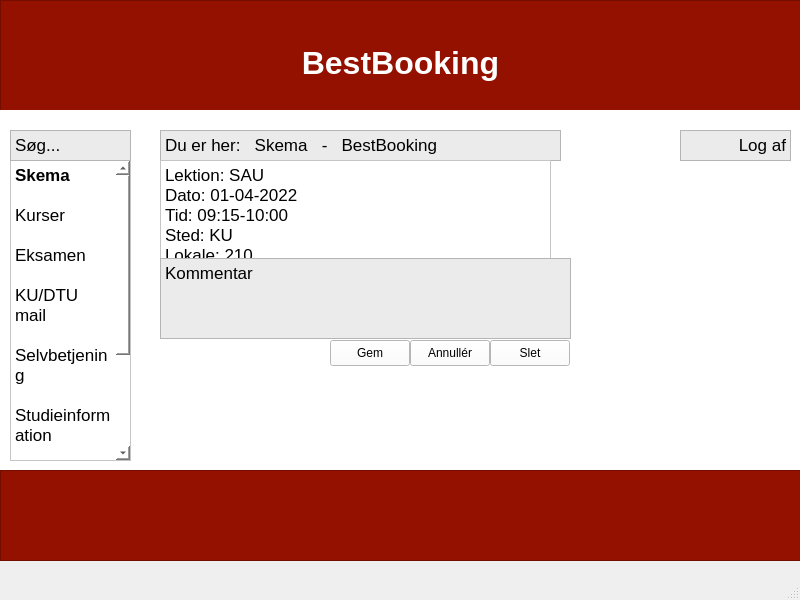
<?xml version="1.0" encoding="UTF-8"?>
<ui version="4.0">
 <class>Window5</class>
 <widget class="QMainWindow" name="Window5">
  <property name="geometry">
   <rect>
    <x>0</x>
    <y>0</y>
    <width>800</width>
    <height>600</height>
   </rect>
  </property>
  <property name="windowTitle">
   <string>MainWindow</string>
  </property>
  <widget class="QWidget" name="centralwidget">
   <widget class="QTextEdit" name="textEdit">
    <property name="geometry">
     <rect>
      <x>0</x>
      <y>0</y>
      <width>801</width>
      <height>111</height>
     </rect>
    </property>
    <property name="styleSheet">
     <string notr="true">background-color: rgb(148, 17, 0);</string>
    </property>
    <property name="html">
     <string>&lt;!DOCTYPE HTML PUBLIC &quot;-//W3C//DTD HTML 4.0//EN&quot; &quot;http://www.w3.org/TR/REC-html40/strict.dtd&quot;&gt;
&lt;html&gt;&lt;head&gt;&lt;meta name=&quot;qrichtext&quot; content=&quot;1&quot; /&gt;&lt;meta charset=&quot;utf-8&quot; /&gt;&lt;style type=&quot;text/css&quot;&gt;
p, li { white-space: pre-wrap; }
&lt;/style&gt;&lt;/head&gt;&lt;body style=&quot; font-family:'.AppleSystemUIFont'; font-size:13pt; font-weight:400; font-style:normal;&quot;&gt;
&lt;p align=&quot;center&quot; style=&quot;-qt-paragraph-type:empty; margin-top:0px; margin-bottom:0px; margin-left:0px; margin-right:0px; -qt-block-indent:0; text-indent:0px;&quot;&gt;&lt;br /&gt;&lt;/p&gt;
&lt;p align=&quot;center&quot; style=&quot;-qt-paragraph-type:empty; margin-top:0px; margin-bottom:0px; margin-left:0px; margin-right:0px; -qt-block-indent:0; text-indent:0px;&quot;&gt;&lt;br /&gt;&lt;/p&gt;
&lt;p align=&quot;center&quot; style=&quot; margin-top:0px; margin-bottom:0px; margin-left:0px; margin-right:0px; -qt-block-indent:0; text-indent:0px;&quot;&gt;&lt;span style=&quot; font-size:24pt; font-weight:700; color:#ffffff;&quot;&gt;BestBooking&lt;/span&gt;&lt;/p&gt;&lt;/body&gt;&lt;/html&gt;</string>
    </property>
   </widget>
   <widget class="QWidget" name="vindue5" native="true">
    <property name="geometry">
     <rect>
      <x>0</x>
      <y>110</y>
      <width>801</width>
      <height>361</height>
     </rect>
    </property>
    <property name="styleSheet">
     <string notr="true">background-color: rgb(255, 255, 255);</string>
    </property>
    <widget class="QTextEdit" name="textEdit_7">
     <property name="geometry">
      <rect>
       <x>10</x>
       <y>50</y>
       <width>121</width>
       <height>301</height>
      </rect>
     </property>
     <property name="html">
      <string>&lt;!DOCTYPE HTML PUBLIC &quot;-//W3C//DTD HTML 4.0//EN&quot; &quot;http://www.w3.org/TR/REC-html40/strict.dtd&quot;&gt;
&lt;html&gt;&lt;head&gt;&lt;meta name=&quot;qrichtext&quot; content=&quot;1&quot; /&gt;&lt;meta charset=&quot;utf-8&quot; /&gt;&lt;style type=&quot;text/css&quot;&gt;
p, li { white-space: pre-wrap; }
&lt;/style&gt;&lt;/head&gt;&lt;body style=&quot; font-family:'.AppleSystemUIFont'; font-size:13pt; font-weight:400; font-style:normal;&quot;&gt;
&lt;p style=&quot; margin-top:0px; margin-bottom:0px; margin-left:0px; margin-right:0px; -qt-block-indent:0; text-indent:0px;&quot;&gt;&lt;span style=&quot; font-weight:700;&quot;&gt;Skema&lt;/span&gt;&lt;/p&gt;
&lt;p style=&quot;-qt-paragraph-type:empty; margin-top:0px; margin-bottom:0px; margin-left:0px; margin-right:0px; -qt-block-indent:0; text-indent:0px;&quot;&gt;&lt;br /&gt;&lt;/p&gt;
&lt;p style=&quot; margin-top:0px; margin-bottom:0px; margin-left:0px; margin-right:0px; -qt-block-indent:0; text-indent:0px;&quot;&gt;Kurser&lt;/p&gt;
&lt;p style=&quot;-qt-paragraph-type:empty; margin-top:0px; margin-bottom:0px; margin-left:0px; margin-right:0px; -qt-block-indent:0; text-indent:0px;&quot;&gt;&lt;br /&gt;&lt;/p&gt;
&lt;p style=&quot; margin-top:0px; margin-bottom:0px; margin-left:0px; margin-right:0px; -qt-block-indent:0; text-indent:0px;&quot;&gt;Eksamen&lt;/p&gt;
&lt;p style=&quot;-qt-paragraph-type:empty; margin-top:0px; margin-bottom:0px; margin-left:0px; margin-right:0px; -qt-block-indent:0; text-indent:0px;&quot;&gt;&lt;br /&gt;&lt;/p&gt;
&lt;p style=&quot; margin-top:0px; margin-bottom:0px; margin-left:0px; margin-right:0px; -qt-block-indent:0; text-indent:0px;&quot;&gt;KU/DTU mail&lt;/p&gt;
&lt;p style=&quot;-qt-paragraph-type:empty; margin-top:0px; margin-bottom:0px; margin-left:0px; margin-right:0px; -qt-block-indent:0; text-indent:0px;&quot;&gt;&lt;br /&gt;&lt;/p&gt;
&lt;p style=&quot; margin-top:0px; margin-bottom:0px; margin-left:0px; margin-right:0px; -qt-block-indent:0; text-indent:0px;&quot;&gt;Selvbetjening&lt;/p&gt;
&lt;p style=&quot;-qt-paragraph-type:empty; margin-top:0px; margin-bottom:0px; margin-left:0px; margin-right:0px; -qt-block-indent:0; text-indent:0px;&quot;&gt;&lt;br /&gt;&lt;/p&gt;
&lt;p style=&quot; margin-top:0px; margin-bottom:0px; margin-left:0px; margin-right:0px; -qt-block-indent:0; text-indent:0px;&quot;&gt;Studieinformation&lt;/p&gt;
&lt;p style=&quot;-qt-paragraph-type:empty; margin-top:0px; margin-bottom:0px; margin-left:0px; margin-right:0px; -qt-block-indent:0; text-indent:0px;&quot;&gt;&lt;br /&gt;&lt;/p&gt;
&lt;p style=&quot; margin-top:0px; margin-bottom:0px; margin-left:0px; margin-right:0px; -qt-block-indent:0; text-indent:0px;&quot;&gt;Hjælp&lt;/p&gt;
&lt;p style=&quot;-qt-paragraph-type:empty; margin-top:0px; margin-bottom:0px; margin-left:0px; margin-right:0px; -qt-block-indent:0; text-indent:0px;&quot;&gt;&lt;br /&gt;&lt;/p&gt;
&lt;p style=&quot; margin-top:0px; margin-bottom:0px; margin-left:0px; margin-right:0px; -qt-block-indent:0; text-indent:0px;&quot;&gt;Om KU&lt;/p&gt;
&lt;p style=&quot;-qt-paragraph-type:empty; margin-top:0px; margin-bottom:0px; margin-left:0px; margin-right:0px; -qt-block-indent:0; text-indent:0px;&quot;&gt;&lt;br /&gt;&lt;/p&gt;
&lt;p style=&quot; margin-top:0px; margin-bottom:0px; margin-left:0px; margin-right:0px; -qt-block-indent:0; text-indent:0px;&quot;&gt;Om DTU&lt;/p&gt;
&lt;p style=&quot;-qt-paragraph-type:empty; margin-top:0px; margin-bottom:0px; margin-left:0px; margin-right:0px; -qt-block-indent:0; text-indent:0px;&quot;&gt;&lt;br /&gt;&lt;/p&gt;
&lt;p style=&quot; margin-top:0px; margin-bottom:0px; margin-left:0px; margin-right:0px; -qt-block-indent:0; text-indent:0px;&quot;&gt;Nyhedsrum&lt;/p&gt;&lt;/body&gt;&lt;/html&gt;</string>
     </property>
    </widget>
    <widget class="QTextEdit" name="textEdit_8">
     <property name="geometry">
      <rect>
       <x>10</x>
       <y>20</y>
       <width>121</width>
       <height>31</height>
      </rect>
     </property>
     <property name="styleSheet">
      <string notr="true">background-color: rgb(235, 235, 235);</string>
     </property>
     <property name="html">
      <string>&lt;!DOCTYPE HTML PUBLIC &quot;-//W3C//DTD HTML 4.0//EN&quot; &quot;http://www.w3.org/TR/REC-html40/strict.dtd&quot;&gt;
&lt;html&gt;&lt;head&gt;&lt;meta name=&quot;qrichtext&quot; content=&quot;1&quot; /&gt;&lt;meta charset=&quot;utf-8&quot; /&gt;&lt;style type=&quot;text/css&quot;&gt;
p, li { white-space: pre-wrap; }
&lt;/style&gt;&lt;/head&gt;&lt;body style=&quot; font-family:'.AppleSystemUIFont'; font-size:13pt; font-weight:400; font-style:normal;&quot;&gt;
&lt;p style=&quot; margin-top:0px; margin-bottom:0px; margin-left:0px; margin-right:0px; -qt-block-indent:0; text-indent:0px;&quot;&gt;Søg...&lt;/p&gt;&lt;/body&gt;&lt;/html&gt;</string>
     </property>
    </widget>
    <widget class="QTextEdit" name="textEdit_10">
     <property name="geometry">
      <rect>
       <x>160</x>
       <y>20</y>
       <width>401</width>
       <height>31</height>
      </rect>
     </property>
     <property name="styleSheet">
      <string notr="true">background-color: rgb(235, 235, 235);</string>
     </property>
     <property name="html">
      <string>&lt;!DOCTYPE HTML PUBLIC &quot;-//W3C//DTD HTML 4.0//EN&quot; &quot;http://www.w3.org/TR/REC-html40/strict.dtd&quot;&gt;
&lt;html&gt;&lt;head&gt;&lt;meta name=&quot;qrichtext&quot; content=&quot;1&quot; /&gt;&lt;meta charset=&quot;utf-8&quot; /&gt;&lt;style type=&quot;text/css&quot;&gt;
p, li { white-space: pre-wrap; }
&lt;/style&gt;&lt;/head&gt;&lt;body style=&quot; font-family:'.AppleSystemUIFont'; font-size:13pt; font-weight:400; font-style:normal;&quot;&gt;
&lt;p style=&quot; margin-top:0px; margin-bottom:0px; margin-left:0px; margin-right:0px; -qt-block-indent:0; text-indent:0px;&quot;&gt;Du er her:   Skema   -   BestBooking&lt;/p&gt;&lt;/body&gt;&lt;/html&gt;</string>
     </property>
    </widget>
    <widget class="QTextEdit" name="textEdit_4">
     <property name="geometry">
      <rect>
       <x>680</x>
       <y>20</y>
       <width>111</width>
       <height>31</height>
      </rect>
     </property>
     <property name="styleSheet">
      <string notr="true">background-color: rgb(235, 235, 235);</string>
     </property>
     <property name="html">
      <string>&lt;!DOCTYPE HTML PUBLIC &quot;-//W3C//DTD HTML 4.0//EN&quot; &quot;http://www.w3.org/TR/REC-html40/strict.dtd&quot;&gt;
&lt;html&gt;&lt;head&gt;&lt;meta name=&quot;qrichtext&quot; content=&quot;1&quot; /&gt;&lt;meta charset=&quot;utf-8&quot; /&gt;&lt;style type=&quot;text/css&quot;&gt;
p, li { white-space: pre-wrap; }
&lt;/style&gt;&lt;/head&gt;&lt;body style=&quot; font-family:'.AppleSystemUIFont'; font-size:13pt; font-weight:400; font-style:normal;&quot;&gt;
&lt;p align=&quot;justify&quot; dir='rtl' style=&quot; margin-top:0px; margin-bottom:0px; margin-left:0px; margin-right:0px; -qt-block-indent:0; text-indent:0px;&quot;&gt;&lt;span style=&quot; color:#000000;&quot;&gt;Log af&lt;/span&gt;&lt;/p&gt;&lt;/body&gt;&lt;/html&gt;</string>
     </property>
    </widget>
    <widget class="QPushButton" name="pushButton">
     <property name="geometry">
      <rect>
       <x>410</x>
       <y>230</y>
       <width>80</width>
       <height>26</height>
      </rect>
     </property>
     <property name="text">
      <string>Annullér</string>
     </property>
    </widget>
    <widget class="QPushButton" name="pushButton_2">
     <property name="geometry">
      <rect>
       <x>490</x>
       <y>230</y>
       <width>80</width>
       <height>26</height>
      </rect>
     </property>
     <property name="styleSheet">
      <string notr="true"/>
     </property>
     <property name="text">
      <string>Slet</string>
     </property>
    </widget>
    <widget class="QPushButton" name="pushButton_3">
     <property name="geometry">
      <rect>
       <x>330</x>
       <y>230</y>
       <width>80</width>
       <height>26</height>
      </rect>
     </property>
     <property name="text">
      <string>Gem</string>
     </property>
    </widget>
    <widget class="QTextEdit" name="textEdit_3">
     <property name="geometry">
      <rect>
       <x>160</x>
       <y>50</y>
       <width>391</width>
       <height>171</height>
      </rect>
     </property>
     <property name="html">
      <string>&lt;!DOCTYPE HTML PUBLIC &quot;-//W3C//DTD HTML 4.0//EN&quot; &quot;http://www.w3.org/TR/REC-html40/strict.dtd&quot;&gt;
&lt;html&gt;&lt;head&gt;&lt;meta name=&quot;qrichtext&quot; content=&quot;1&quot; /&gt;&lt;meta charset=&quot;utf-8&quot; /&gt;&lt;style type=&quot;text/css&quot;&gt;
p, li { white-space: pre-wrap; }
&lt;/style&gt;&lt;/head&gt;&lt;body style=&quot; font-family:'.AppleSystemUIFont'; font-size:13pt; font-weight:400; font-style:normal;&quot;&gt;
&lt;p style=&quot; margin-top:0px; margin-bottom:0px; margin-left:0px; margin-right:0px; -qt-block-indent:0; text-indent:0px;&quot;&gt;Lektion: SAU&lt;/p&gt;
&lt;p style=&quot; margin-top:0px; margin-bottom:0px; margin-left:0px; margin-right:0px; -qt-block-indent:0; text-indent:0px;&quot;&gt;Dato: 01-04-2022&lt;/p&gt;
&lt;p style=&quot; margin-top:0px; margin-bottom:0px; margin-left:0px; margin-right:0px; -qt-block-indent:0; text-indent:0px;&quot;&gt;Tid: 09:15-10:00&lt;/p&gt;
&lt;p style=&quot; margin-top:0px; margin-bottom:0px; margin-left:0px; margin-right:0px; -qt-block-indent:0; text-indent:0px;&quot;&gt;Sted: KU&lt;/p&gt;
&lt;p style=&quot; margin-top:0px; margin-bottom:0px; margin-left:0px; margin-right:0px; -qt-block-indent:0; text-indent:0px;&quot;&gt;Lokale: 210&lt;/p&gt;&lt;/body&gt;&lt;/html&gt;</string>
     </property>
    </widget>
    <widget class="QTextEdit" name="textEdit_9">
     <property name="geometry">
      <rect>
       <x>160</x>
       <y>148</y>
       <width>411</width>
       <height>81</height>
      </rect>
     </property>
     <property name="styleSheet">
      <string notr="true">background-color: rgb(235, 235, 235);</string>
     </property>
     <property name="html">
      <string>&lt;!DOCTYPE HTML PUBLIC &quot;-//W3C//DTD HTML 4.0//EN&quot; &quot;http://www.w3.org/TR/REC-html40/strict.dtd&quot;&gt;
&lt;html&gt;&lt;head&gt;&lt;meta name=&quot;qrichtext&quot; content=&quot;1&quot; /&gt;&lt;meta charset=&quot;utf-8&quot; /&gt;&lt;style type=&quot;text/css&quot;&gt;
p, li { white-space: pre-wrap; }
&lt;/style&gt;&lt;/head&gt;&lt;body style=&quot; font-family:'.AppleSystemUIFont'; font-size:13pt; font-weight:400; font-style:normal;&quot;&gt;
&lt;p style=&quot; margin-top:0px; margin-bottom:0px; margin-left:0px; margin-right:0px; -qt-block-indent:0; text-indent:0px;&quot;&gt;Kommentar&lt;/p&gt;&lt;/body&gt;&lt;/html&gt;</string>
     </property>
    </widget>
   </widget>
   <widget class="QTextEdit" name="textEdit_2">
    <property name="geometry">
     <rect>
      <x>0</x>
      <y>470</y>
      <width>811</width>
      <height>91</height>
     </rect>
    </property>
    <property name="styleSheet">
     <string notr="true">background-color: rgb(148, 17, 0);</string>
    </property>
   </widget>
  </widget>
  <widget class="QMenuBar" name="menubar">
   <property name="geometry">
    <rect>
     <x>0</x>
     <y>0</y>
     <width>800</width>
     <height>21</height>
    </rect>
   </property>
  </widget>
  <widget class="QStatusBar" name="statusbar"/>
 </widget>
 <resources/>
 <connections/>
</ui>
